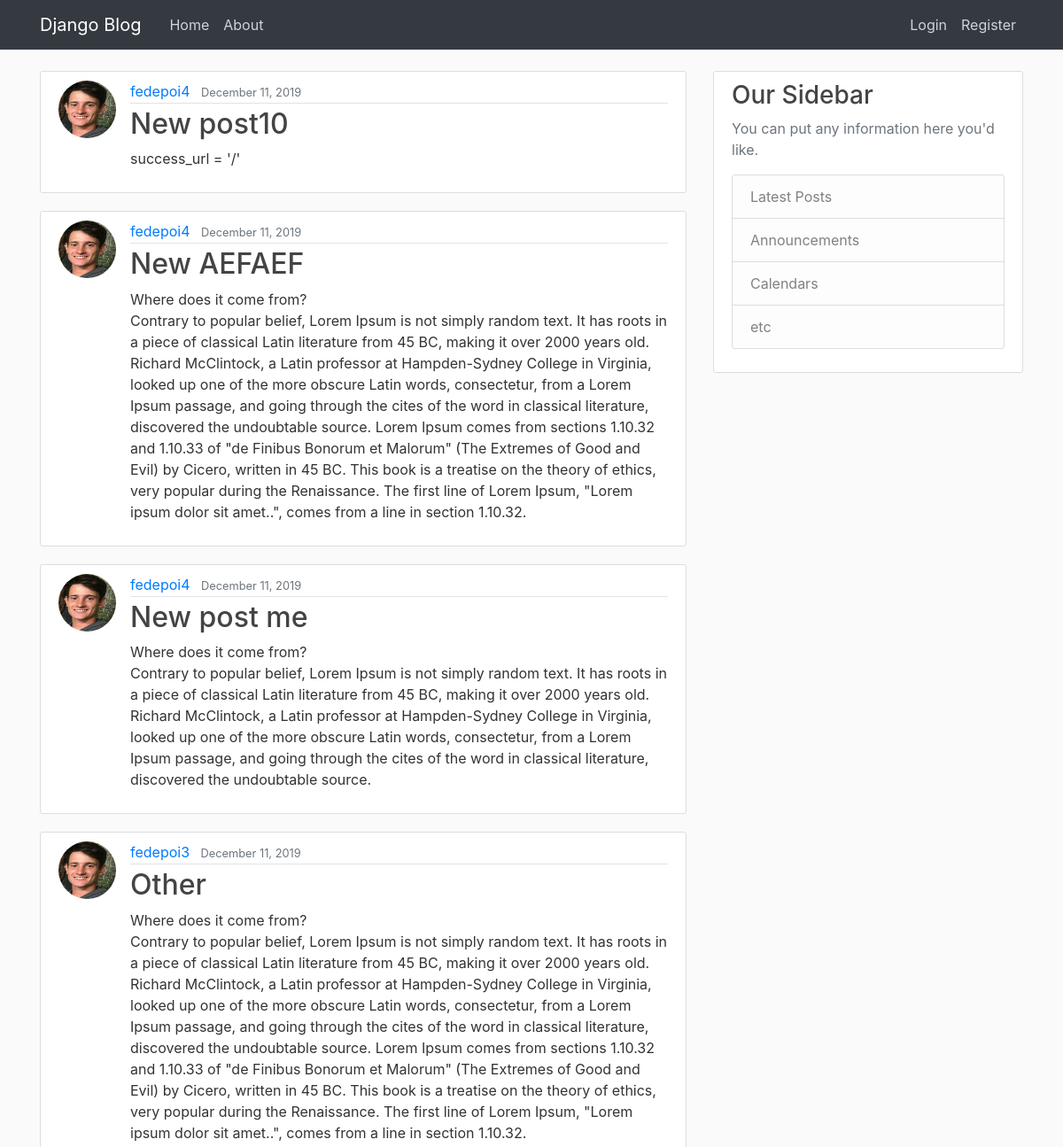
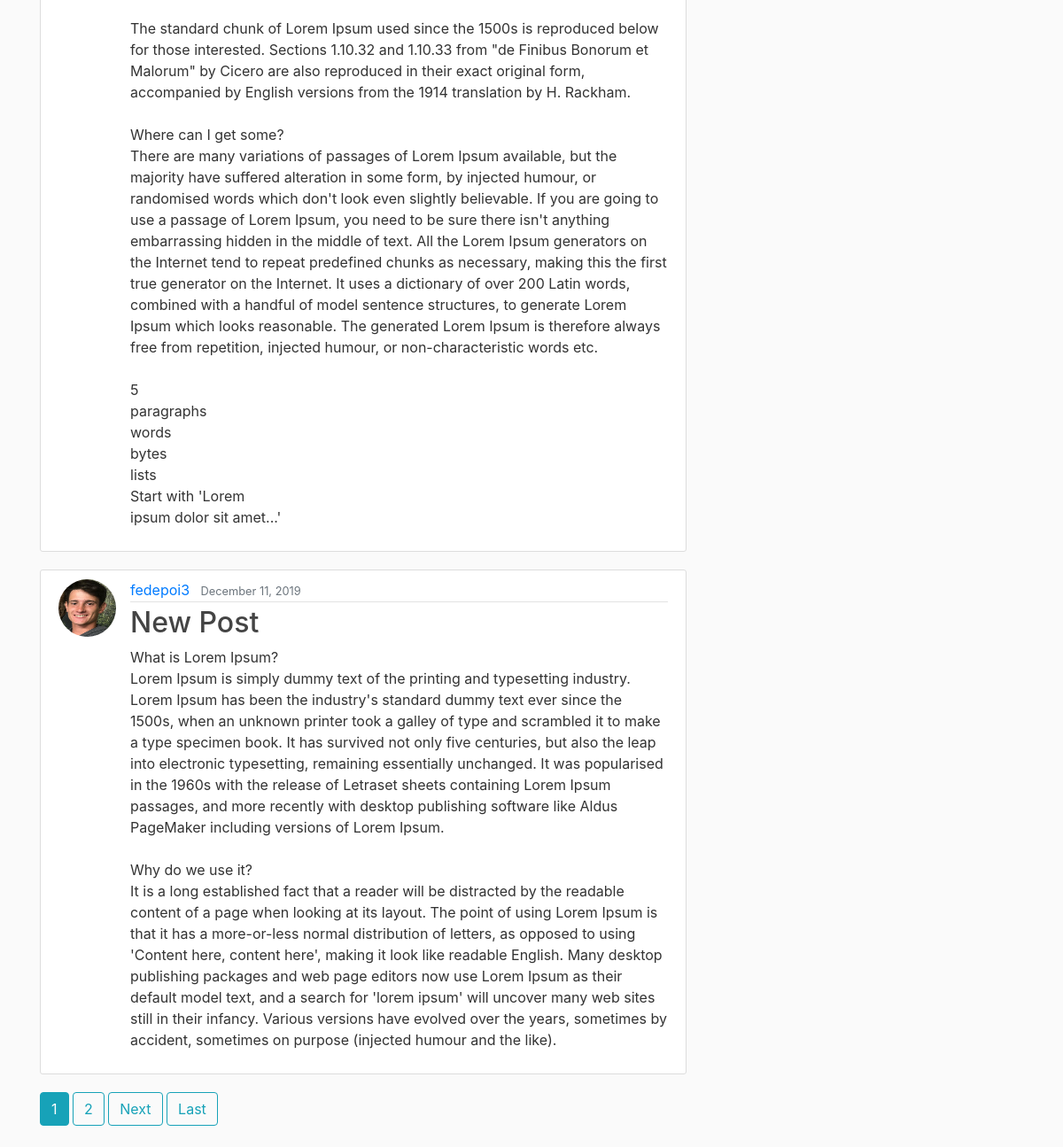
The page / on the database its author committed (2 pictures, top to bottom).
### blog/models.py (models this page shows, shortened)
class Post(models.Model):
	title = models.CharField(max_length=100)
	content = models.TextField()
	date_posted = models.DateTimeField(default=timezone.now)
	author = models.ForeignKey(User, on_delete=models.CASCADE)

### users/models.py (models this page shows, shortened)
class Profile(models.Model):
    user = models.OneToOneField(User, on_delete=models.CASCADE)
    image = models.ImageField(default='default.jpg', upload_to='profile_pics')

### blog/views.py (the view)
# urls.py: path('', PostListView.as_view(), name='blog-home'),
class PostListView(ListView):
    model = Post
    template_name = 'blog/home.html'  # <app>/<model>_<viewtype>.html
    context_object_name = 'posts'
    ordering = ['-date_posted']
    paginate_by = 5

### blog/templates/blog/home.html (shortened to what this page needs)
{% extends "blog/base.html"%}
{% block content %}
	{% for post in posts %}
		<article class="media content-section">
				<img class="rounded-circle article-img" src="{{ post.author.profile.image.url }}">
			  <div class="media-body">
			    <div class="article-metadata">
			      <a class="mr-2" href="{% url 'user-posts' post.author.username %}">{{ post.author }}</a>
			      <small class="text-muted">{{ post.date_posted|date:"F d, Y" }}</small>
			    </div>
			    <h2><a class="article-title" href="{% url 'post-detail' post.id %}">{{ post.title }}</a></h2>
			    <p class="article-content">{{ post.content }}</p>
			  </div>
</article>
	{% endfor %}
	{% if is_paginated %}
		{% for num in page_obj.paginator.page_range %}
			{% if page_obj.number == num %}
				<a class="btn btn-info mb-4" href="?page={{ num }}">{{ num }}</a>
			{% elif num > page_obj.number|add:'-3' and num < page_obj.number|add:'3'%}
				<a class="btn btn-outline-info mb-4" href="?page={{ num }}">{{ num }}</a>
			{% endif %}
		{% endfor %}
		{% if page_obj.has_next %}
			<a class="btn btn-outline-info mb-4" href="?page={{ page_obj.next_page_number }}">Next</a>
			<a class="btn btn-outline-info mb-4" href="?page={{ page_obj.paginator.num_pages }}">Last</a>
		{% endif %}
	{% endif %}
{% endblock content %}

### blog/templates/blog/base.html (shortened to what this page needs)
{% load static %}
<!DOCTYPE html>
<html>
<head>
    <link rel="stylesheet" href="https://maxcdn.bootstrapcdn.com/bootstrap/4.0.0/css/bootstrap.min.css">
    <link rel="stylesheet" type="text/css" href="{% static 'blog/main.css' %}">
</head>
<body>
	<header class="site-header">
		  <nav class="navbar navbar-expand-md navbar-dark bg-dark fixed-top">
		    <div class="container">
		      <a class="navbar-brand mr-4" href="/">Django Blog</a>
		      <div class="collapse navbar-collapse" id="navbarToggle">
		        <div class="navbar-nav mr-auto">
		          <a class="nav-item nav-link" href="{% url 'blog-home' %}">Home</a>
		          <a class="nav-item nav-link" href="{% url 'blog-about' %}">About</a>
		        </div>
		        <div class="navbar-nav">
		        	{% if user.is_authenticated %}
		        		<a class="nav-item nav-link" href="{% url 'post-create' %}">New Post</a>
		        		<a class="nav-item nav-link" href="{% url 'logout' %}">Logout</a>
		        		<a class="nav-item nav-link" href="{% url 'profile' %}">Profile</a>
		        	{% else %}
		        	    <a class="nav-item nav-link" href="{% url 'login' %}">Login</a>
		          		<a class="nav-item nav-link" href="{% url 'register' %}">Register</a>
		        	{% endif %}
		        </div>
		      </div>
		    </div>
		  </nav>
</header>
	<main role="main" class="container">
	  <div class="row">
	    <div class="col-md-8">
	    {% block content %}{% endblock %}
	    </div>
	    <div class="col-md-4">
	      <div class="content-section">
	        <h3>Our Sidebar</h3>
	        <p class='text-muted'>You can put any information here you'd like.
	          <ul class="list-group">
	            <li class="list-group-item list-group-item-light">Latest Posts</li>
	            <li class="list-group-item list-group-item-light">Announcements</li>
	            <li class="list-group-item list-group-item-light">Calendars</li>
	            <li class="list-group-item list-group-item-light">etc</li>
	          </ul>
	        </p>
	      </div>
	    </div>
	  </div>
	</main>
</body>
</html>

### blog/static/blog/main.css (style rules this page uses)
body { background: #fafafa; color: #333333; margin-top: 5rem; }
h1, h2, h3, h4, h5, h6 { color: #444444; }
ul { margin: 0; }
.site-header .navbar-nav .nav-link { color: #cbd5db; }
.content-section { background: #ffffff; padding: 10px 20px; border: 1px solid #dddddd; border-radius: 3px; margin-bottom: 20px; }
.article-title { color: #444444; }
.article-content { white-space: pre-line; }
.article-img { height: 65px; width: 65px; margin-right: 16px; }
.article-metadata { padding-bottom: 1px; margin-bottom: 4px; border-bottom: 1px solid #e3e3e3 }

### rows shown on the page
Post: author.profile.image (picture), author "fedepoi4", date_posted "December 11, 2019", title "New post10", content "success_url = '/'"
Post: author.profile.image (picture), author "fedepoi4", date_posted "December 11, 2019", title "New AEFAEF", content "Where does it come from? Contrary to popular belief, Lorem Ipsum is not simply random text. It has roots in a piece of classical Latin literature from 45 BC, making it over 2000 years old. Richard McClintock, a Latin professor at Hampden-Sydney College in Virginia, looked up one of the more obscure Latin words, consectetur, from a Lorem Ipsum passage, and going through the cites of the word in classical literature, discovered the undoubtable source. Lorem Ipsum comes from sections 1.10.32 and 1.10.33 of \"de Finibus Bonorum et Malorum\" (The Extremes of Good and Evil) by Cicero, written in 45 BC. This book is a treatise on the theory of ethics, very popular during the Renaissance. The first…"
Post: author.profile.image (picture), author "fedepoi4", date_posted "December 11, 2019", title "New post me", content "Where does it come from? Contrary to popular belief, Lorem Ipsum is not simply random text. It has roots in a piece of classical Latin literature from 45 BC, making it over 2000 years old. Richard McClintock, a Latin professor at Hampden-Sydney College in Virginia, looked up one of the more obscure Latin words, consectetur, from a Lorem Ipsum passage, and going through the cites of the word in classical literature, discovered the undoubtable source."
Post: author.profile.image (picture), author "fedepoi3", date_posted "December 11, 2019", title "Other", content "Where does it come from? Contrary to popular belief, Lorem Ipsum is not simply random text. It has roots in a piece of classical Latin literature from 45 BC, making it over 2000 years old. Richard McClintock, a Latin professor at Hampden-Sydney College in Virginia, looked up one of the more obscure Latin words, consectetur, from a Lorem Ipsum passage, and going through the cites of the word in classical literature, discovered the undoubtable source. Lorem Ipsum comes from sections 1.10.32 and 1.10.33 of \"de Finibus Bonorum et Malorum\" (The Extremes of Good and Evil) by Cicero, written in 45 BC. This book is a treatise on the theory of ethics, very popular during the Renaissance. The first…"
Post: author.profile.image (picture), author "fedepoi3", date_posted "December 11, 2019", title "New Post", content "What is Lorem Ipsum? Lorem Ipsum is simply dummy text of the printing and typesetting industry. Lorem Ipsum has been the industry's standard dummy text ever since the 1500s, when an unknown printer took a galley of type and scrambled it to make a type specimen book. It has survived not only five centuries, but also the leap into electronic typesetting, remaining essentially unchanged. It was popularised in the 1960s with the release of Letraset sheets containing Lorem Ipsum passages, and more recently with desktop publishing software like Aldus PageMaker including versions of Lorem Ipsum. Why do we use it? It is a long established fact that a reader will be distracted by the readable…"

### other values the page prints
{{ num }} "1"
{{ num }} "2"
